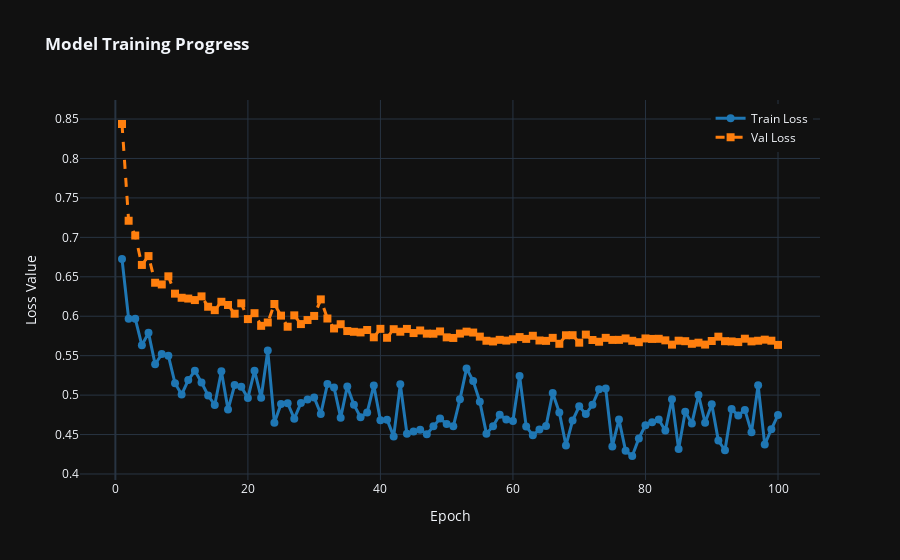

Notebook cell for this chart:
### Code cell
#######################################
## Drawing Train and Val loss curves ##
#######################################

def plot_train_val_loss_curves():
    import plotly.graph_objects as pgo
    import numpy as np
    
    # 1. Define the X-axis (epochs)
    epoch_axis = np.arange(1, epochs + 1, 1)

    fig = pgo.Figure()

    # 2. Add Training Loss
    fig.add_trace(pgo.Scatter(
        x=epoch_axis,
        y=train_loss_list,
        mode='lines+markers',
        name='Train Loss',
        line=dict(color='#1f77b4', width=3),
        marker=dict(size=8)
    ))

    # 3. Add Validation Loss
    fig.add_trace(pgo.Scatter(
        x=epoch_axis,
        y=val_loss_list,
        mode='lines+markers',
        name='Val Loss',
        line=dict(color='#ff7f0e', width=3, dash='dash'),
        marker=dict(size=8, symbol='square')
    ))

    # 4. Layout & Styling
    fig.update_layout(
        title='<b>Model Training Progress</b>',
        xaxis_title='Epoch',
        yaxis_title='Loss Value',
        template='plotly_dark', # Clean dark background
        hovermode='x unified',   # Shows both values on hover
        legend=dict(yanchor="top", y=0.99, xanchor="right", x=0.99)
    )

    fig.show()
    
plot_train_val_loss_curves()

### Figure 1 — Plotly figure (JSON) as saved in the notebook; plotly's stock layout.template omitted (floating-point values rounded to 4 significant figures)
{"data": [{"line": {"color": "#1f77b4", "width": 3}, "marker": {"size": 8}, "mode": "lines+markers", "name": "Train Loss", "type": "scatter", "x": [1, 2, 3, 4, 5, 6, 7, 8, 9, 10, 11, 12, 13, 14, 15, 16, 17, 18, 19, 20, 21, 22, 23, 24, 25, 26, 27, 28, 29, 30, 31, 32, 33, 34, 35, 36, 37, 38, 39, 40, 41, 42, 43, 44, 45, 46, 47, 48, 49, 50, 51, 52, 53, 54, 55, 56, 57, 58, 59, 60, 61, 62, 63, 64, 65, 66, 67, 68, 69, 70, 71, 72, 73, 74, 75, 76, 77, 78, 79, 80, 81, 82, 83, 84, 85, 86, 87, 88, 89, 90, 91, 92, 93, 94, 95, 96, 97, 98, 99, 100], "y": [0.6725, 0.597, 0.5968, 0.5632, 0.5789, 0.5392, 0.552, 0.5501, 0.515, 0.5007, 0.519, 0.5308, 0.5161, 0.4995, 0.4875, 0.5303, 0.4817, 0.5128, 0.5106, 0.4962, 0.5311, 0.4967, 0.5565, 0.4648, 0.4888, 0.4897, 0.4701, 0.4899, 0.4944, 0.497, 0.476, 0.514, 0.5098, 0.4715, 0.511, 0.4878, 0.4719, 0.4779, 0.5123, 0.4682, 0.4689, 0.4477, 0.5138, 0.4511, 0.4538, 0.4562, 0.4504, 0.4606, 0.4703, 0.4635, 0.4605, 0.4947, 0.5339, 0.5178, 0.4917, 0.4511, 0.4607, 0.4752, 0.469, 0.4671, 0.5244, 0.4604, 0.4491, 0.4563, 0.461, 0.5027, 0.478, 0.4361, 0.4677, 0.4857, 0.4759, 0.4877, 0.5074, 0.5083, 0.435, 0.4691, 0.4294, 0.4228, 0.4451, 0.4619, 0.4658, 0.469, 0.455, 0.4949, 0.4317, 0.4788, 0.4641, 0.5002, 0.4651, 0.4886, 0.4424, 0.4301, 0.4823, 0.4743, 0.4813, 0.4528, 0.5126, 0.4373, 0.4567, 0.4749]}, {"line": {"color": "#ff7f0e", "dash": "dash", "width": 3}, "marker": {"size": 8, "symbol": "square"}, "mode": "lines+markers", "name": "Val Loss", "type": "scatter", "x": [1, 2, 3, 4, 5, 6, 7, 8, 9, 10, 11, 12, 13, 14, 15, 16, 17, 18, 19, 20, 21, 22, 23, 24, 25, 26, 27, 28, 29, 30, 31, 32, 33, 34, 35, 36, 37, 38, 39, 40, 41, 42, 43, 44, 45, 46, 47, 48, 49, 50, 51, 52, 53, 54, 55, 56, 57, 58, 59, 60, 61, 62, 63, 64, 65, 66, 67, 68, 69, 70, 71, 72, 73, 74, 75, 76, 77, 78, 79, 80, 81, 82, 83, 84, 85, 86, 87, 88, 89, 90, 91, 92, 93, 94, 95, 96, 97, 98, 99, 100], "y": [0.8437, 0.721, 0.7023, 0.665, 0.6763, 0.6425, 0.6403, 0.6506, 0.6286, 0.6234, 0.6224, 0.6205, 0.6252, 0.612, 0.6077, 0.6183, 0.6142, 0.6032, 0.6164, 0.5964, 0.6039, 0.5878, 0.5921, 0.6155, 0.6008, 0.5867, 0.6011, 0.59, 0.5952, 0.6004, 0.6214, 0.5971, 0.5845, 0.5899, 0.5812, 0.5803, 0.5795, 0.5825, 0.5733, 0.584, 0.5727, 0.5836, 0.5804, 0.5839, 0.5787, 0.5819, 0.5779, 0.5779, 0.5807, 0.5732, 0.5725, 0.578, 0.5805, 0.5793, 0.5742, 0.5689, 0.568, 0.5701, 0.5691, 0.5708, 0.5736, 0.5713, 0.5752, 0.5693, 0.5688, 0.5726, 0.5651, 0.5759, 0.576, 0.5665, 0.5767, 0.5699, 0.5677, 0.5726, 0.57, 0.57, 0.5719, 0.5689, 0.5671, 0.5718, 0.5712, 0.5714, 0.5694, 0.564, 0.569, 0.5684, 0.5651, 0.5665, 0.5641, 0.5686, 0.5741, 0.5684, 0.568, 0.5673, 0.5715, 0.5681, 0.569, 0.5703, 0.569, 0.5637]}], "layout": {"hovermode": "x unified", "legend": {"x": 0.99, "xanchor": "right", "y": 0.99, "yanchor": "top"}, "title": {"text": "<b>Model Training Progress</b>"}, "xaxis": {"title": {"text": "Epoch"}}, "yaxis": {"title": {"text": "Loss Value"}}}}
